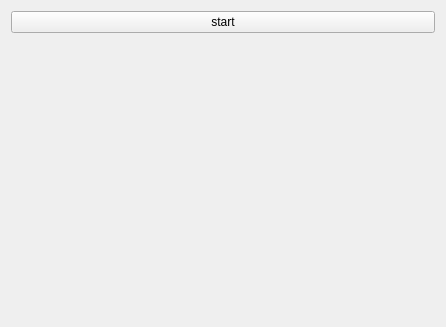
<?xml version="1.0" encoding="UTF-8"?>
<ui version="4.0">
 <class>Widget</class>
 <widget class="QWidget" name="Widget">
  <property name="geometry">
   <rect>
    <x>0</x>
    <y>0</y>
    <width>446</width>
    <height>327</height>
   </rect>
  </property>
  <property name="windowTitle">
   <string>Widget</string>
  </property>
  <layout class="QVBoxLayout" name="verticalLayout">
   <item>
    <widget class="QPushButton" name="pushButton">
     <property name="text">
      <string>start</string>
     </property>
    </widget>
   </item>
   <item>
    <widget class="QWidget" name="widget" native="true">
     <layout class="QGridLayout" name="gridLayout"/>
    </widget>
   </item>
  </layout>
 </widget>
 <layoutdefault spacing="6" margin="11"/>
 <resources/>
 <connections/>
</ui>
